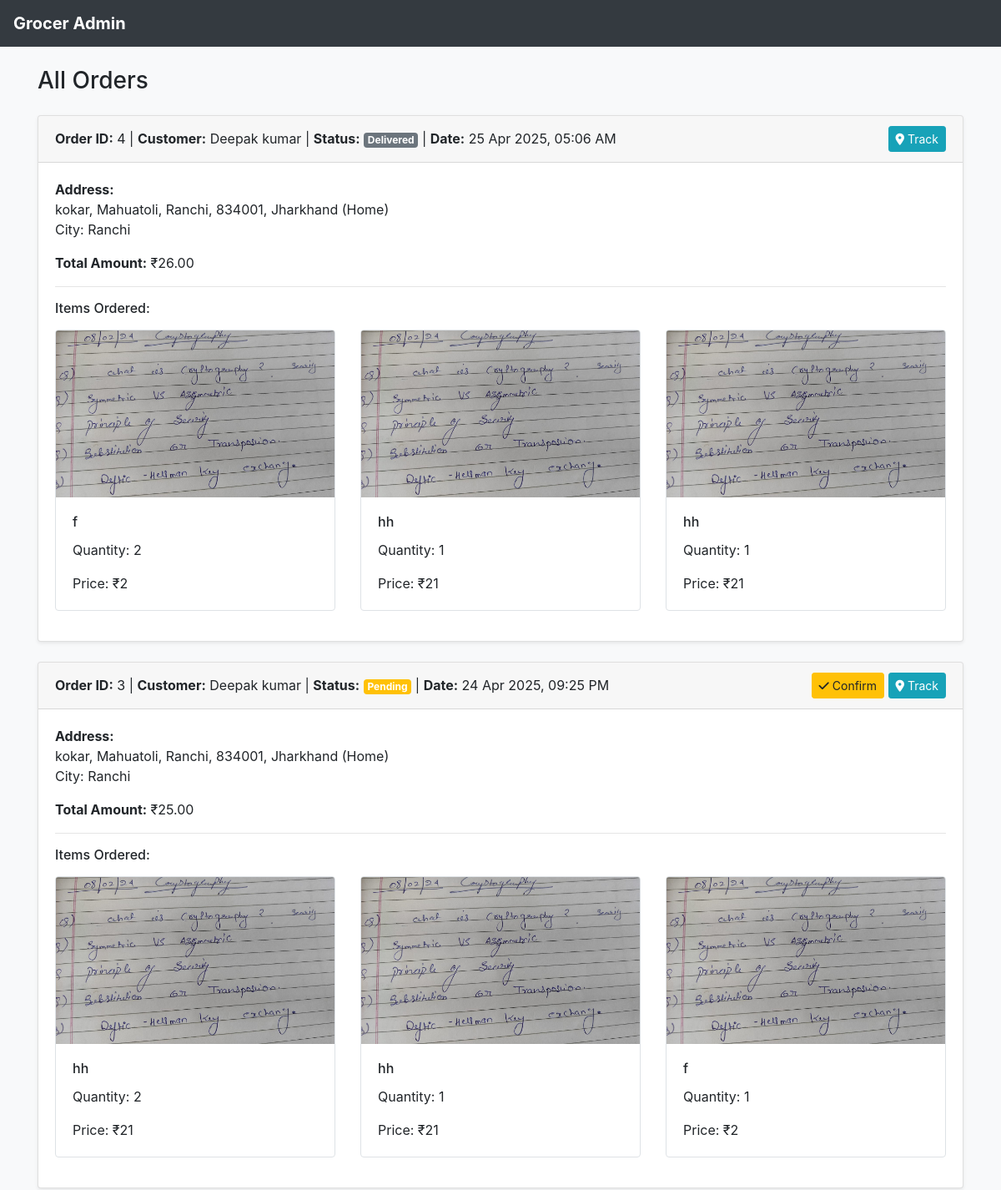
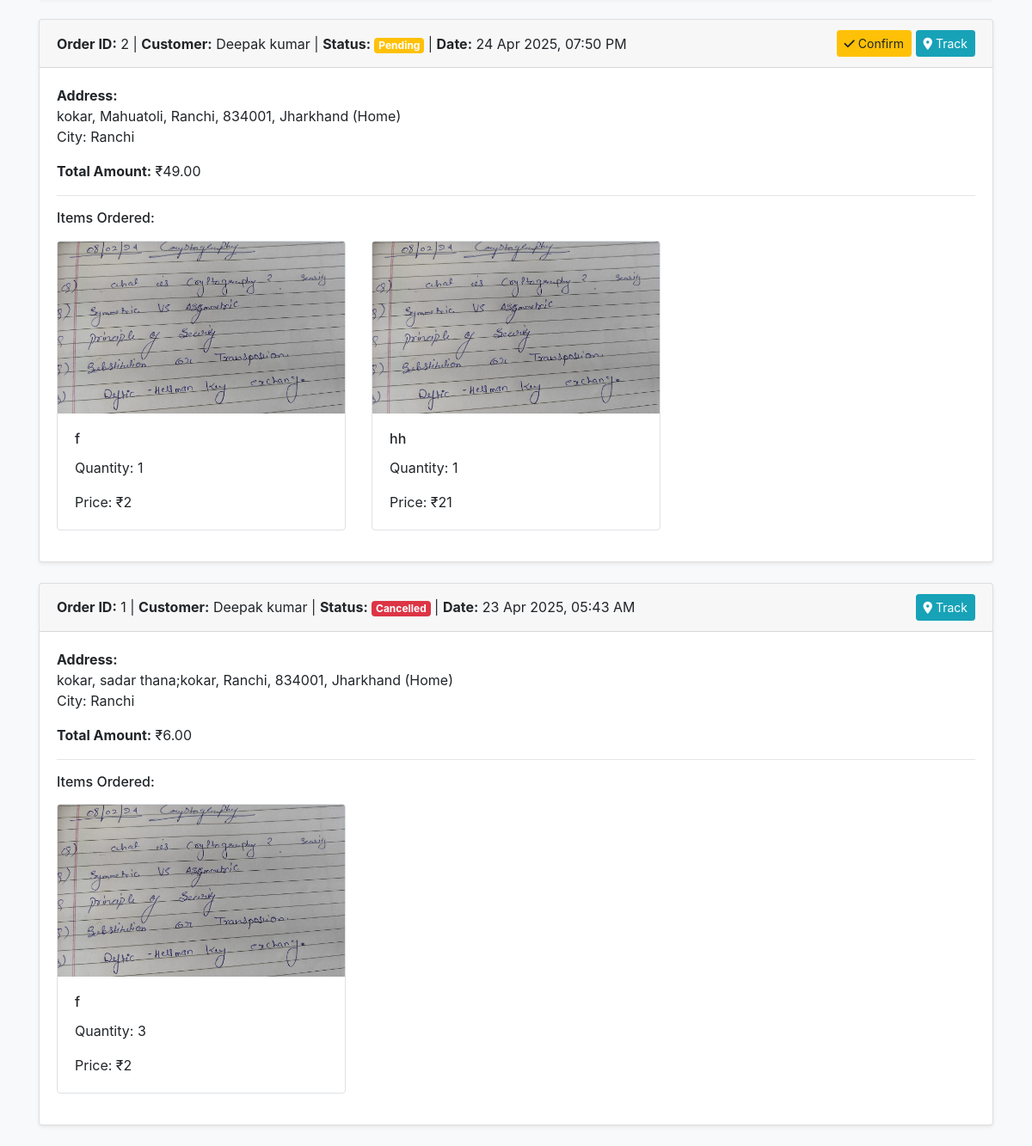
The app's page /superadmin/all_orders/ with its own data (2 pictures, top to bottom).
### superadmin/models.py (models this page shows, shortened)
class Order(models.Model):
    STATUS_CHOICES = [
        ('Pending', 'Pending'),
        ('Confirmed', 'Confirmed'),
        ('Shipped', 'Shipped'),
        ('Delivered', 'Delivered'),
        ('Cancelled', 'Cancelled'),
    ]
    customer = models.ForeignKey(Customer, on_delete=models.CASCADE)
    address = models.TextField()  # ✅ THIS MUST EXIST
    city = models.CharField(max_length=255, blank=True, null=True)
    total_amount = models.DecimalField(max_digits=10, decimal_places=2)
    payment_mode = models.CharField(
        max_length=20,
        choices=[('COD', 'Cash on Delivery'), ('Online', 'Online Payment')],
        default='COD' )
    status = models.CharField(max_length=20, default='Pending') # default value
    created_at = models.DateTimeField(auto_now_add=True)

class OrderItem(models.Model):
    order = models.ForeignKey(Order, on_delete=models.CASCADE, related_name='items')
    product = models.ForeignKey(Product, on_delete=models.SET_NULL, null=True, blank=True)
    fruit = models.ForeignKey(Fruit, on_delete=models.SET_NULL, null=True, blank=True)
    quantity = models.IntegerField()
    price = models.IntegerField()
    def get_product_name(self):
        if self.product:
            return self.product.pname
        elif self.fruit:
            return self.fruit.fname
        return "N/A"
    def get_product_image(self):
        if self.product and self.product.pimage:
            return self.product.pimage.url
        elif self.fruit and self.fruit.fimage:
            return self.fruit.fimage.url
        return ""

class Product(models.Model):
    pname = models.CharField(max_length=255)
    pprice = models.IntegerField()
    psellprice = models.IntegerField()
    pdiscount = models.IntegerField()
    pimage= models.ImageField(upload_to='product', default = '', blank=True)
    category = models.ForeignKey('category',on_delete=models.CASCADE,default=1)
    description= models.TextField()

class Fruit(models.Model):
    fname = models.CharField(max_length=255)
    fprice = models.IntegerField()
    fsellprice = models.IntegerField()
    fdiscount = models.IntegerField()
    fimage= models.ImageField(upload_to='product', default = '', blank=True)
    menus = models.ForeignKey('menus',on_delete=models.CASCADE,default=1)
    fdescription= models.TextField()

### web/models.py (models this page shows)
class Customer(models.Model):
    first = models.CharField(max_length=255)
    last = models.CharField(max_length=255)
    email = models.EmailField(max_length=255)
    password = models.CharField(max_length=255)
    mobile = models.IntegerField()
    status = models.IntegerField(default=1)
    image = models.ImageField(upload_to='profile', default = '', blank=True)
    gender = models.CharField(max_length=6 )

### superadmin/views.py (the view)
# urls.py: path('all_orders/', views.all_orders, name='all_orders'),
def all_orders(request):
    orders = Order.objects.all().order_by('-created_at')
    return render(request, 'superadmin/all_orders.html', {'orders': orders})

### superadmin/templates/superadmin/all_orders.html (shortened to what this page needs)
<!DOCTYPE html>
{% load static %}
<html lang="en">
<head>
    <link href="https://cdn.jsdelivr.net/npm/bootstrap@4.6.2/dist/css/bootstrap.min.css" rel="stylesheet">
    <link href="https://cdnjs.cloudflare.com/ajax/libs/font-awesome/6.4.0/css/all.min.css" rel="stylesheet">
</head>
<body>
<nav class="navbar navbar-expand-lg navbar-dark bg-dark">
    <a class="navbar-brand" href="#">Grocer Admin</a>
</nav>
<div class="container mt-4">
    <h3 class="mb-4">All Orders</h3>
    {% for order in orders %}
        <div class="card mb-4 shadow-sm">
            <div class="card-header d-flex justify-content-between align-items-center">
                <div>
                    <strong>Order ID:</strong> {{ order.id }} |
                    <strong>Customer:</strong> {{ order.customer.first }} {{ order.customer.last }} |
                    <strong>Status:</strong>
                    <span class="badge text-white
                        {% if order.status == 'Pending' %}bg-warning
                        {% elif order.status == 'Confirmed' %}bg-success
                        {% elif order.status == 'Shipped' %}bg-primary
                        {% elif order.status == 'Delivered' %}bg-secondary
                        {% elif order.status == 'Cancelled' %}bg-danger
                        {% else %}bg-dark{% endif %}">
                        {{ order.status }}
                    </span> |
                    <strong>Date:</strong> {{ order.created_at|date:"d M Y, h:i A" }}
                </div>
                <div>
                    {% if order.status == 'Pending' %}
                        <a href="{% url 'confirm_order' order.id %}" class="btn btn-sm btn-warning">
                            <i class="fas fa-check"></i> Confirm
                        </a>
                    {% elif order.status == 'Confirmed' %}
                        <a href="{% url 'shipped_order' order.id %}" class="btn btn-sm btn-primary">
                            <i class="fas fa-truck"></i> Ship
                        </a>
                    {% elif order.status == 'Shipped' %}
                        <a href="{% url 'delivered_order' order.id %}" class="btn btn-sm btn-success">
                            <i class="fas fa-check-circle"></i> Deliver
                        </a>
                    {% endif %}
                    <a href="{% url 'track_order' order.id %}" class="btn btn-sm btn-info">
                        <i class="fas fa-map-marker-alt"></i> Track
                    </a>
                </div>
            </div>
            <div class="card-body">
                <p><strong>Address:</strong><br>{{ order.address|linebreaksbr }}<br>City: {{ order.city }}</p>
                <p><strong>Total Amount:</strong> ₹{{ order.total_amount }}</p>
                <hr>
                <h6 class="mb-3">Items Ordered:</h6>
                <div class="row">
                    {% for item in order.items.all %}
                        <div class="col-md-4 mb-3">
                            <div class="card h-100 border">
                                {% if item.get_product_image %}
                                    <img src="{{ item.get_product_image }}" class="card-img-top" alt="Product Image">
                                {% endif %}
                                <div class="card-body">
                                    <h6 class="card-title">{{ item.get_product_name }}</h6>
                                    <p class="card-text">Quantity: {{ item.quantity }}</p>
                                    <p class="card-text">Price: ₹{{ item.price }}</p>
                                </div>
                            </div>
                        </div>
                    {% endfor %}
                </div>
            </div>
        </div>
    {% empty %}
        <div class="alert alert-info">No orders found.</div>
    {% endfor %}
</div>
</body>
</html>

### superadmin/templates/superadmin/all_orders.html (style rules this page uses)
body { background-color: #f8f9fa; }
.navbar-brand { font-weight: bold; }
.card-img-top { height: 200px; object-fit: cover; }

### records on screen
Order: id "4", customer.first "Deepak", customer.last "kumar", status "Delivered", created_at "25 Apr 2025, 05:06 AM", address "kokar, Mahuatoli, Ranchi, 834001, Jharkhand (Home)", city "Ranchi", total_amount "26.00"
OrderItem: get_product_image (picture), get_product_name "f", quantity "2", price "2"
OrderItem: get_product_image (picture), get_product_name "hh", quantity "1", price "21"
OrderItem: get_product_image (picture), get_product_name "hh", quantity "1", price "21"
Order: id "3", customer.first "Deepak", customer.last "kumar", status "Pending", created_at "24 Apr 2025, 09:25 PM", shows "Confirm", address "kokar, Mahuatoli, Ranchi, 834001, Jharkhand (Home)", city "Ranchi", total_amount "25.00"
OrderItem: get_product_image (picture), get_product_name "hh", quantity "2", price "21"
OrderItem: get_product_image (picture), get_product_name "hh", quantity "1", price "21"
OrderItem: get_product_image (picture), get_product_name "f", quantity "1", price "2"
Order: id "2", customer.first "Deepak", customer.last "kumar", status "Pending", created_at "24 Apr 2025, 07:50 PM", shows "Confirm", address "kokar, Mahuatoli, Ranchi, 834001, Jharkhand (Home)", city "Ranchi", total_amount "49.00"
OrderItem: get_product_image (picture), get_product_name "f", quantity "1", price "2"
OrderItem: get_product_image (picture), get_product_name "hh", quantity "1", price "21"
Order: id "1", customer.first "Deepak", customer.last "kumar", status "Cancelled", created_at "23 Apr 2025, 05:43 AM", address "kokar, sadar thana;kokar, Ranchi, 834001, Jharkhand (Home)", city "Ranchi", total_amount "6.00"
OrderItem: get_product_image (picture), get_product_name "f", quantity "3", price "2"
